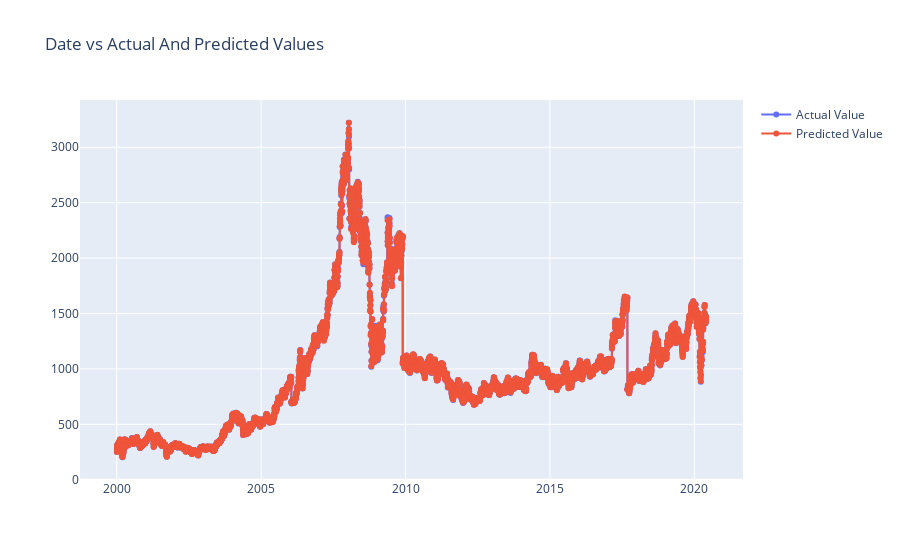

Notebook code for this chart:
### Code cell
trace0 = go.Scatter(x=x1,y=y,mode='lines+markers',name='Actual Value')
trace1 = go.Scatter(x=x1,y=y_pred,mode='lines+markers',name='Predicted Value')

data=[trace0,trace1]

layout=dict(title='Date vs Actual And Predicted Values')

fig=dict(data=data,layout=layout)
fig=go.Figure(fig)
fig.show()

### Figure 1 — Plotly figure (JSON) as saved in the notebook; plotly's stock layout.template omitted (floating-point values rounded to 4 significant figures; data arrays with more than 128 entries replaced by an {"elided": "..."} marker saying what was removed)
{"data": [{"mode": "lines+markers", "name": "Actual Value", "type": "scatter", "x": {"elided": "5075 str values"}, "y": {"elided": "5075 float values"}}, {"mode": "lines+markers", "name": "Predicted Value", "type": "scatter", "x": {"elided": "5075 str values"}, "y": {"elided": "5075 float values"}}], "layout": {"title": {"text": "Date vs Actual And Predicted Values"}}}
